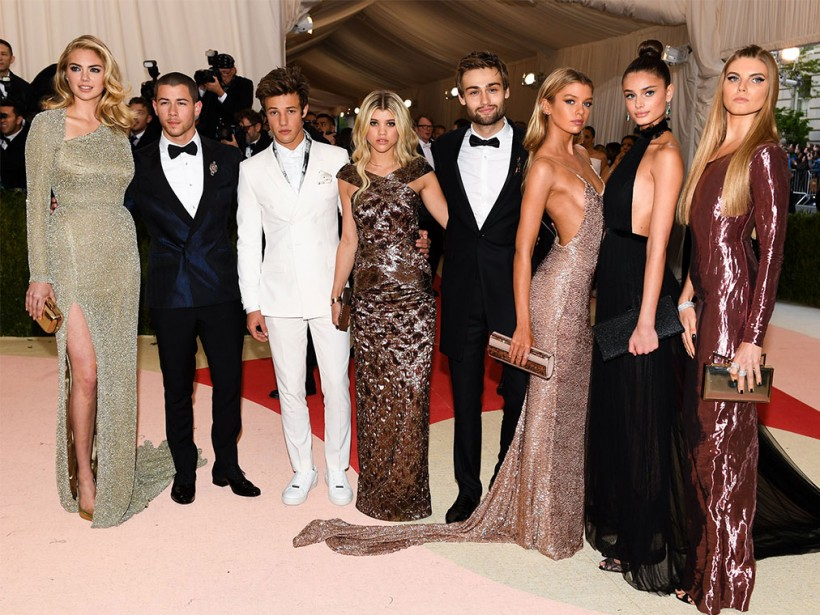
#> input picture face recognition/MET-GALA.jpg, 820 x 615 px
$ jupyter execute 'face recognition cv2.ipynb'
#> lines starting #> are read from the running program, lines starting #| are printed output that depends on the picture; after the words box and inside, x2 and y2 are one past the last pixel; in counts of white or black regions, pixels touching at a corner belong together
[cell 1]
import cv2
import matplotlib.pyplot as plt

[cell 2]
image2 = cv2.imread("./MET-GALA.jpg")
#> image2 is the input picture: shape (615, 820, 3); mean B, G, R 96.5, 108.8, 134.7
gray_img = cv2.cvtColor(image2, cv2.COLOR_BGR2GRAY)
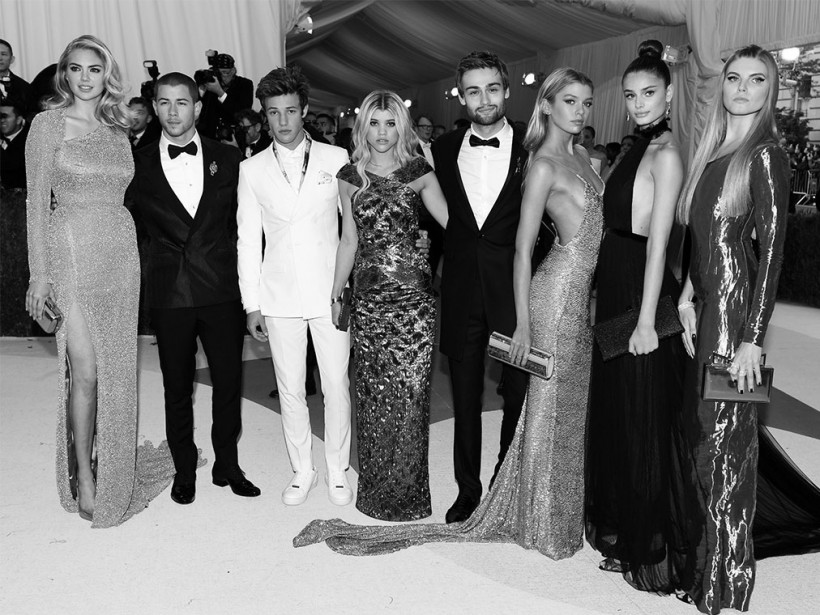
#> gray_img: shape (615, 820); min 0, max 255, mean 115.1
plt.imshow(gray_img, cmap='gray')

[cell 3]
haar_face_cascade = cv2.CascadeClassifier('./haar/haarcascade_frontalface_alt.xml')
faces = haar_face_cascade.detectMultiScale(gray_img)
#> faces = [[614, 74, 52, 52], [150, 85, 47, 47], [361, 108, 42, 42], [61, 51, 49, 49], [261, 95, 45, 45], [717, 58, 56, 56], [457, 69, 54, 54], [553, 83, 50, 50]]
print('Faces found: ', len(faces))
#| Faces found:  8

[cell 4]
for (x, y, w, h) in faces:
    cv2.rectangle(image2, (x, y), (x+w, y+h), (0, 255, 0), 2)
#> this loop made 8 passes
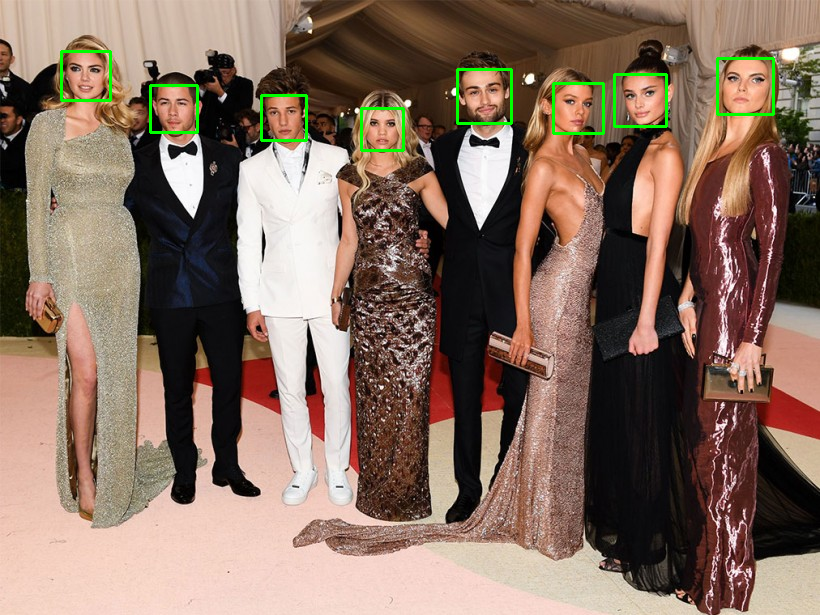
#> image2: shape (615, 820, 3); 0.93% of pixels changed, all inside (x1, y1, x2, y2) = (60, 50, 775, 152)
plt.imshow(image2)

$ run again, with face recognition/boyband.jpg copied over face recognition/MET-GALA.jpg
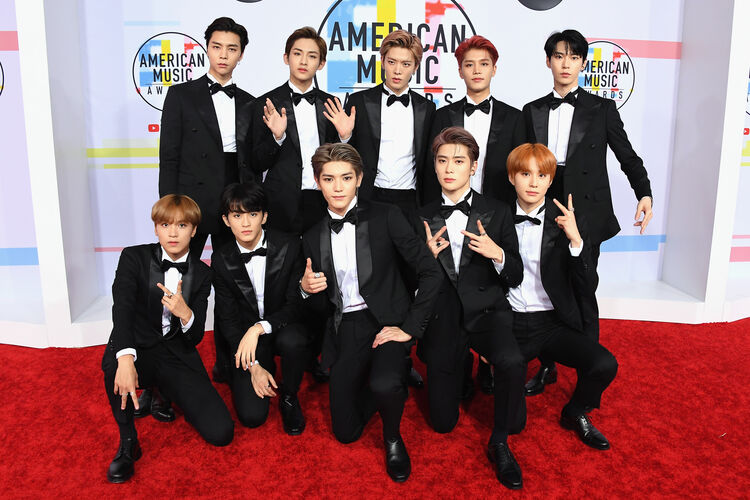
#> input picture face recognition/boyband.jpg, 750 x 500 px
#> image2 is the input picture: shape (500, 750, 3); mean B, G, R 107.2, 104, 139.7
#> `gray_img = cv2.cvtColor(image2, cv2.COLOR_BGR2GRAY)`:
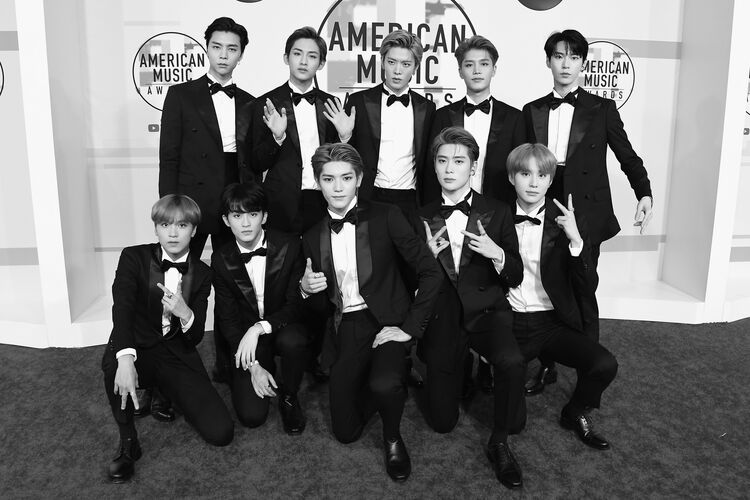
#> gray_img: shape (500, 750); min 0, max 255, mean 115
#> faces = [[202, 30, 44, 44], [282, 38, 44, 44], [456, 48, 43, 43], [377, 46, 42, 42], [426, 142, 49, 49], [511, 156, 46, 46], [544, 41, 44, 44], [314, 160, 49, 49], [224, 197, 44, 44], [151, 206, 48, 48]]
#| Faces found:  10
#> the loop `for (x, y, w, h) in faces:` made 10 passes
#> after the loop `for (x, y, w, h) in faces:`:
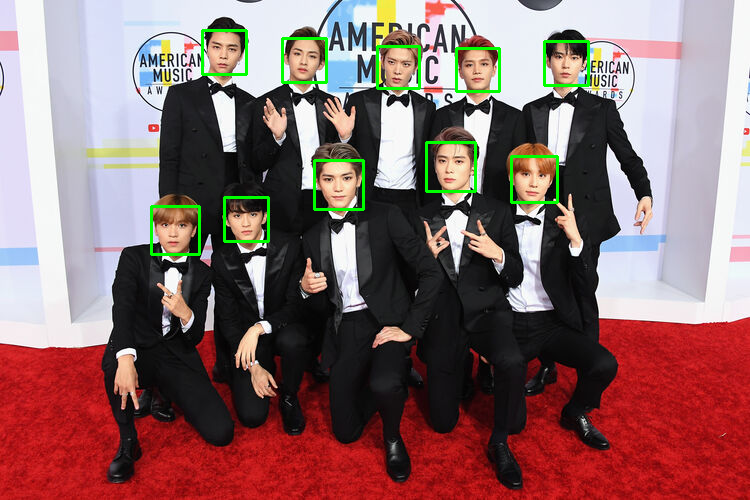
#> image2: shape (500, 750, 3); 1.44% of pixels changed, all inside (x1, y1, x2, y2) = (150, 29, 590, 256)
